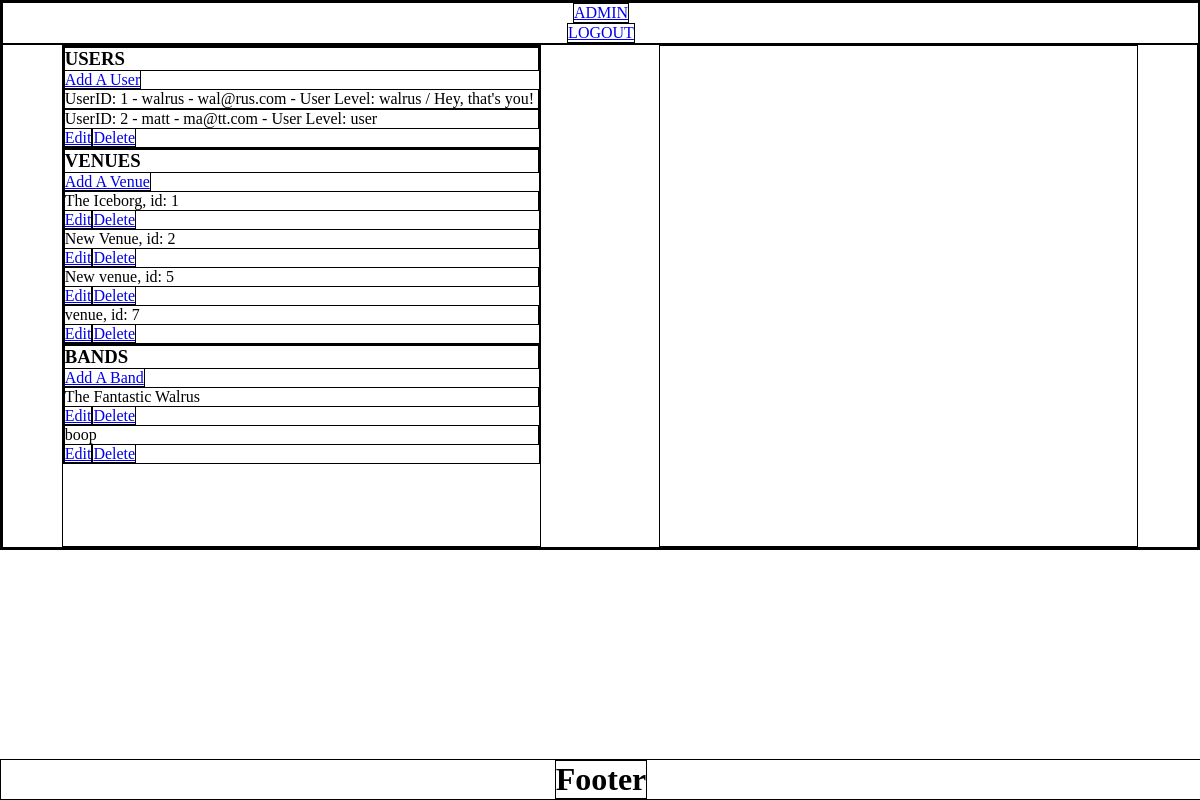
Page /admin (signed in) on the earlier database version.
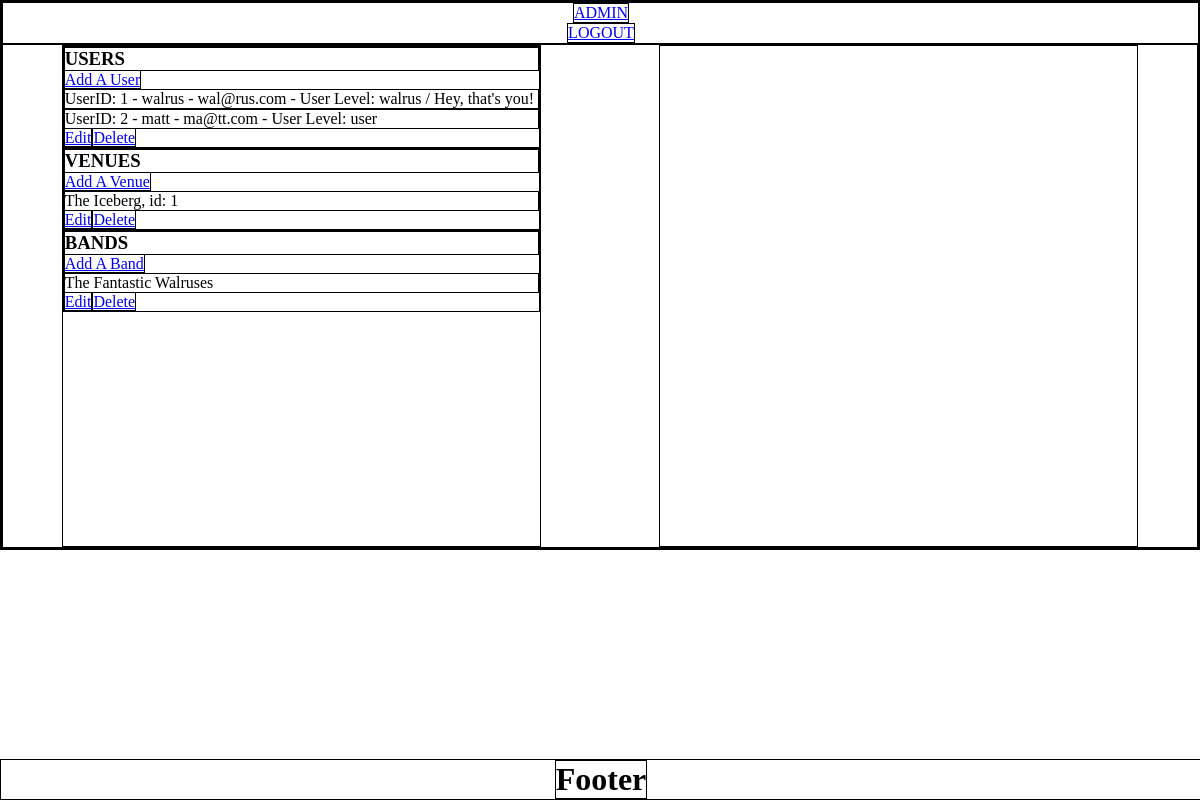
Same page on the later database version.
### app/models.py (models this page shows, shortened)
class User(UserMixin, Model):
    username = CharField(unique=True)
    email = CharField(unique=True, max_length=256)
    password = CharField(max_length=128)
    avatar = BlobField(default="default.png")
    city = CharField()
    state = CharField()
    zip = CharField()
    user_level = CharField(default="user")
    class Meta:
        database = DATABASE

class Venue(Model):
    name = CharField()
    img = BlobField(default="default_venue.png")
    about = CharField()
    address = CharField()
    city = CharField()
    state = CharField()
    zip = CharField()
    class Meta:
        database = DATABASE

class Band(Model):
    name = CharField()
    about = CharField()
    genre = CharField(null=True)
    themes = CharField(null=True, default="music")
    img = BlobField(default="default_band.png")
    bigimg = BlobField(default="default_band_bg.png")
    class Meta:
        database = DATABASE

### app/routes.py (the view)
@app.route('/admin')
@login_required
def admin():
    if current_user.user_level != "walrus":
        flash("Not authorized to access this page", "error")
        return redirect(url_for('index'))
    users = models.User.select()
    venues = models.Venue.select()
    bands = models.Band.select()
    return render_template('admin.html', users=users, venues=venues, bands=bands)

### app/__init__.py (called while the page is built)
@login_manager.user_loader
def load_user(userid):
    try:
        return User.get(User.id == userid)
    except DoesNotExist:
        return None

@app.before_request
def before_request():
    g.db = DATABASE
    g.db.connect()
    g.user = current_user

@app.after_request
def after_request(response):
    g.db.close()
    return response

### app/templates/admin.html (shortened to what this page needs)
{% extends "layout.html" %}
{% block sidebar %}
    <div class="user-wrapper">
        <h3>USERS</h3>
        <a href="/admin/add_user">Add A User</a>
        {% for user in users %}
        {% if user.user_level == "walrus" %}
            {% if user == current_user %}
            <p class="current_admin">UserID: {{user.id }} - {{ user.username }} - {{ user.email}} - User Level: {{ user.user_level }} / Hey, that's you!</p>
            {% else %}
            <p class="admin">UserID: {{user.id }} - {{ user.username }} - {{ user.email}} - User Level: {{ user.user_level }}</p>
            <a href="{{ url_for('admin_edit_user', id=user.id) }}">Edit</a><a href="{{ url_for('delete_user', id=user.id) }}" class="delete_button">Delete</a>
            {%endif%}
        {% endif %}
        {% if user.user_level != "walrus" %}
        <p>UserID: {{user.id }} - {{ user.username }} - {{ user.email}} - User Level: {{ user.user_level }}</p>
        <a href="{{ url_for('admin_edit_user', id=user.id) }}">Edit</a><a href="{{ url_for('delete_user', id=user.id) }}" class="delete_button">Delete</a>
        {% endif %}
        {% endfor %}
    </div>
    <div class="venue-wrapper">
        <h3>VENUES</h3>
        <a href="/admin/add_venue">Add A Venue</a>
        {% for venue in venues %}
        <p>{{ venue.name }}, id: {{ venue.id }}</p>
        <a href="{{ url_for('admin_edit_venue', id=venue.id) }}">Edit</a><a href="{{ url_for('delete_venue', id=venue.id) }}" class="delete_button">Delete</a>
        {% endfor %}
    </div>
    <div class="band-wrapper">
        <h3>BANDS</h3>
        <a href="/admin/add_band">Add A Band</a>
        {% for band in bands %}
        <p>{{ band.name }}</p>
        <a href="{{ url_for('admin_edit_band', id=band.id) }}">Edit</a><a href="{{ url_for('delete_band', id=band.id) }}" class="delete_button">Delete</a>
        {% endfor %}
    </div>
{% endblock %}

### app/templates/layout.html (shortened to what this page needs)
<!DOCTYPE html>
<html lang="en">
<head>
    <link rel=stylesheet type=text/css href="{{ url_for('static', filename='css/styles.css') }}">
</head>
<body>
    <header>
        {% include '/header.html' %}
    </header>
    <main>
        <div class="sidebar">
            {% block sidebar %}
            {% endblock %}
        </div>
        <div class="main-content">
        </div>
    </main>
    <footer>
        {% include '/footer.html' %}
    </footer>
</body>
</html>

### app/templates/header.html (shortened to what this page needs)
{% block header %}
{% if g.user.is_authenticated %}
<a  href="/logout">LOGOUT</a>
{% else %}
<a  href="/login">LOGIN</a>
{% endif %}
{% if g.user.user_level == "walrus" %}
<a href="/admin">ADMIN</a>
{% endif %}
{% endblock %}

### app/templates/footer.html
{% block footer %}
<h1>Footer</h1>
{% endblock %}

### app/static/css/styles.css (style rules this page uses)
* { margin: 0 auto; padding: 0; border: 1px solid black; }
main { display: flex; align-items: center; }
header { height: auto; width: 100%; display: flex; flex-direction: column-reverse; justify-content: center; }
footer { position: fixed; display: flex; flex-direction: column-reverse; width: 100%; left: 0; bottom: 0; margin: 0 auto; }
.sidebar, .main-content { height: 500px; width: 40%; }

Differences in the rows shown:
removed Venue: name "New Venue", id "2"
removed Venue: name "New venue", id "5"
removed Venue: name "venue", id "7"
removed Band: name "boop"
changed Venue id 1: name "The Iceborg" → "The Iceberg"
changed Band: name "The Fantastic Walrus" → "The Fantastic Walruses"
